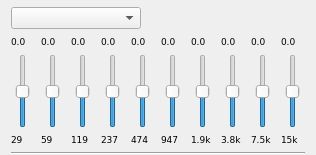
<?xml version="1.0" encoding="UTF-8"?>
<ui version="4.0">
 <class>GUI_Equalizer</class>
 <widget class="PlayerPlugin" name="GUI_Equalizer">
  <property name="geometry">
   <rect>
    <x>0</x>
    <y>0</y>
    <width>312</width>
    <height>155</height>
   </rect>
  </property>
  <property name="windowTitle">
   <string>Form</string>
  </property>
  <layout class="QGridLayout" name="gridLayout">
   <property name="topMargin">
    <number>6</number>
   </property>
   <property name="bottomMargin">
    <number>0</number>
   </property>
   <item row="0" column="0" colspan="10">
    <layout class="QHBoxLayout" name="horizontalLayout">
     <property name="spacing">
      <number>5</number>
     </property>
     <item>
      <widget class="QComboBox" name="combo_presets">
       <property name="minimumSize">
        <size>
         <width>130</width>
         <height>0</height>
        </size>
       </property>
       <property name="maximumSize">
        <size>
         <width>5000</width>
         <height>16777215</height>
        </size>
       </property>
       <property name="focusPolicy">
        <enum>Qt::NoFocus</enum>
       </property>
      </widget>
     </item>
     <item>
      <spacer name="horizontalSpacer">
       <property name="orientation">
        <enum>Qt::Horizontal</enum>
       </property>
       <property name="sizeHint" stdset="0">
        <size>
         <width>40</width>
         <height>20</height>
        </size>
       </property>
      </spacer>
     </item>
     <item>
      <widget class="QPushButton" name="btn_preset">
       <property name="sizePolicy">
        <sizepolicy hsizetype="Fixed" vsizetype="Fixed">
         <horstretch>0</horstretch>
         <verstretch>0</verstretch>
        </sizepolicy>
       </property>
       <property name="minimumSize">
        <size>
         <width>24</width>
         <height>24</height>
        </size>
       </property>
       <property name="maximumSize">
        <size>
         <width>24</width>
         <height>24</height>
        </size>
       </property>
       <property name="focusPolicy">
        <enum>Qt::NoFocus</enum>
       </property>
       <property name="toolTip">
        <string>Save as custom</string>
       </property>
       <property name="text">
        <string notr="true"/>
       </property>
       <property name="iconSize">
        <size>
         <width>18</width>
         <height>18</height>
        </size>
       </property>
       <property name="flat">
        <bool>true</bool>
       </property>
      </widget>
     </item>
    </layout>
   </item>
   <item row="1" column="0">
    <widget class="QLabel" name="label">
     <property name="sizePolicy">
      <sizepolicy hsizetype="MinimumExpanding" vsizetype="Preferred">
       <horstretch>0</horstretch>
       <verstretch>0</verstretch>
      </sizepolicy>
     </property>
     <property name="font">
      <font>
       <family>DejaVu Sans</family>
       <pointsize>7</pointsize>
      </font>
     </property>
     <property name="layoutDirection">
      <enum>Qt::LeftToRight</enum>
     </property>
     <property name="text">
      <string>0.0</string>
     </property>
     <property name="alignment">
      <set>Qt::AlignLeading|Qt::AlignLeft|Qt::AlignVCenter</set>
     </property>
    </widget>
   </item>
   <item row="1" column="1">
    <widget class="QLabel" name="label_2">
     <property name="sizePolicy">
      <sizepolicy hsizetype="MinimumExpanding" vsizetype="Preferred">
       <horstretch>0</horstretch>
       <verstretch>0</verstretch>
      </sizepolicy>
     </property>
     <property name="font">
      <font>
       <family>DejaVu Sans</family>
       <pointsize>7</pointsize>
      </font>
     </property>
     <property name="layoutDirection">
      <enum>Qt::LeftToRight</enum>
     </property>
     <property name="text">
      <string>0.0</string>
     </property>
     <property name="alignment">
      <set>Qt::AlignLeading|Qt::AlignLeft|Qt::AlignVCenter</set>
     </property>
    </widget>
   </item>
   <item row="1" column="2">
    <widget class="QLabel" name="label_3">
     <property name="sizePolicy">
      <sizepolicy hsizetype="MinimumExpanding" vsizetype="Preferred">
       <horstretch>0</horstretch>
       <verstretch>0</verstretch>
      </sizepolicy>
     </property>
     <property name="font">
      <font>
       <family>DejaVu Sans</family>
       <pointsize>7</pointsize>
      </font>
     </property>
     <property name="layoutDirection">
      <enum>Qt::LeftToRight</enum>
     </property>
     <property name="text">
      <string>0.0</string>
     </property>
     <property name="alignment">
      <set>Qt::AlignLeading|Qt::AlignLeft|Qt::AlignVCenter</set>
     </property>
    </widget>
   </item>
   <item row="1" column="3">
    <widget class="QLabel" name="label_4">
     <property name="sizePolicy">
      <sizepolicy hsizetype="MinimumExpanding" vsizetype="Preferred">
       <horstretch>0</horstretch>
       <verstretch>0</verstretch>
      </sizepolicy>
     </property>
     <property name="font">
      <font>
       <family>DejaVu Sans</family>
       <pointsize>7</pointsize>
      </font>
     </property>
     <property name="layoutDirection">
      <enum>Qt::LeftToRight</enum>
     </property>
     <property name="text">
      <string>0.0</string>
     </property>
     <property name="alignment">
      <set>Qt::AlignLeading|Qt::AlignLeft|Qt::AlignVCenter</set>
     </property>
    </widget>
   </item>
   <item row="1" column="4">
    <widget class="QLabel" name="label_5">
     <property name="sizePolicy">
      <sizepolicy hsizetype="MinimumExpanding" vsizetype="Preferred">
       <horstretch>0</horstretch>
       <verstretch>0</verstretch>
      </sizepolicy>
     </property>
     <property name="font">
      <font>
       <family>DejaVu Sans</family>
       <pointsize>7</pointsize>
      </font>
     </property>
     <property name="layoutDirection">
      <enum>Qt::LeftToRight</enum>
     </property>
     <property name="text">
      <string>0.0</string>
     </property>
     <property name="alignment">
      <set>Qt::AlignLeading|Qt::AlignLeft|Qt::AlignVCenter</set>
     </property>
    </widget>
   </item>
   <item row="1" column="5">
    <widget class="QLabel" name="label_6">
     <property name="sizePolicy">
      <sizepolicy hsizetype="MinimumExpanding" vsizetype="Preferred">
       <horstretch>0</horstretch>
       <verstretch>0</verstretch>
      </sizepolicy>
     </property>
     <property name="font">
      <font>
       <family>DejaVu Sans</family>
       <pointsize>7</pointsize>
      </font>
     </property>
     <property name="layoutDirection">
      <enum>Qt::LeftToRight</enum>
     </property>
     <property name="text">
      <string>0.0</string>
     </property>
     <property name="alignment">
      <set>Qt::AlignLeading|Qt::AlignLeft|Qt::AlignVCenter</set>
     </property>
    </widget>
   </item>
   <item row="1" column="6">
    <widget class="QLabel" name="label_7">
     <property name="sizePolicy">
      <sizepolicy hsizetype="MinimumExpanding" vsizetype="Preferred">
       <horstretch>0</horstretch>
       <verstretch>0</verstretch>
      </sizepolicy>
     </property>
     <property name="font">
      <font>
       <family>DejaVu Sans</family>
       <pointsize>7</pointsize>
      </font>
     </property>
     <property name="layoutDirection">
      <enum>Qt::LeftToRight</enum>
     </property>
     <property name="text">
      <string>0.0</string>
     </property>
     <property name="alignment">
      <set>Qt::AlignLeading|Qt::AlignLeft|Qt::AlignVCenter</set>
     </property>
    </widget>
   </item>
   <item row="1" column="7">
    <widget class="QLabel" name="label_8">
     <property name="sizePolicy">
      <sizepolicy hsizetype="MinimumExpanding" vsizetype="Preferred">
       <horstretch>0</horstretch>
       <verstretch>0</verstretch>
      </sizepolicy>
     </property>
     <property name="font">
      <font>
       <family>DejaVu Sans</family>
       <pointsize>7</pointsize>
      </font>
     </property>
     <property name="layoutDirection">
      <enum>Qt::LeftToRight</enum>
     </property>
     <property name="text">
      <string>0.0</string>
     </property>
     <property name="alignment">
      <set>Qt::AlignLeading|Qt::AlignLeft|Qt::AlignVCenter</set>
     </property>
    </widget>
   </item>
   <item row="1" column="8">
    <widget class="QLabel" name="label_9">
     <property name="sizePolicy">
      <sizepolicy hsizetype="MinimumExpanding" vsizetype="Preferred">
       <horstretch>0</horstretch>
       <verstretch>0</verstretch>
      </sizepolicy>
     </property>
     <property name="font">
      <font>
       <family>DejaVu Sans</family>
       <pointsize>7</pointsize>
      </font>
     </property>
     <property name="layoutDirection">
      <enum>Qt::LeftToRight</enum>
     </property>
     <property name="text">
      <string>0.0</string>
     </property>
     <property name="alignment">
      <set>Qt::AlignLeading|Qt::AlignLeft|Qt::AlignVCenter</set>
     </property>
    </widget>
   </item>
   <item row="1" column="9">
    <widget class="QLabel" name="label_10">
     <property name="sizePolicy">
      <sizepolicy hsizetype="MinimumExpanding" vsizetype="Preferred">
       <horstretch>0</horstretch>
       <verstretch>0</verstretch>
      </sizepolicy>
     </property>
     <property name="font">
      <font>
       <family>DejaVu Sans</family>
       <pointsize>7</pointsize>
      </font>
     </property>
     <property name="layoutDirection">
      <enum>Qt::LeftToRight</enum>
     </property>
     <property name="text">
      <string>0.0</string>
     </property>
     <property name="alignment">
      <set>Qt::AlignLeading|Qt::AlignLeft|Qt::AlignVCenter</set>
     </property>
    </widget>
   </item>
   <item row="2" column="0">
    <widget class="QSlider" name="sli_0">
     <property name="sizePolicy">
      <sizepolicy hsizetype="Maximum" vsizetype="Expanding">
       <horstretch>0</horstretch>
       <verstretch>0</verstretch>
      </sizepolicy>
     </property>
     <property name="minimumSize">
      <size>
       <width>24</width>
       <height>65</height>
      </size>
     </property>
     <property name="maximumSize">
      <size>
       <width>24</width>
       <height>5000</height>
      </size>
     </property>
     <property name="minimum">
      <number>-24</number>
     </property>
     <property name="maximum">
      <number>24</number>
     </property>
     <property name="sliderPosition">
      <number>0</number>
     </property>
     <property name="orientation">
      <enum>Qt::Vertical</enum>
     </property>
     <property name="invertedAppearance">
      <bool>false</bool>
     </property>
    </widget>
   </item>
   <item row="2" column="1">
    <widget class="QSlider" name="sli_1">
     <property name="sizePolicy">
      <sizepolicy hsizetype="MinimumExpanding" vsizetype="Expanding">
       <horstretch>0</horstretch>
       <verstretch>0</verstretch>
      </sizepolicy>
     </property>
     <property name="minimumSize">
      <size>
       <width>24</width>
       <height>65</height>
      </size>
     </property>
     <property name="maximumSize">
      <size>
       <width>24</width>
       <height>5000</height>
      </size>
     </property>
     <property name="minimum">
      <number>-24</number>
     </property>
     <property name="maximum">
      <number>24</number>
     </property>
     <property name="sliderPosition">
      <number>0</number>
     </property>
     <property name="orientation">
      <enum>Qt::Vertical</enum>
     </property>
     <property name="invertedAppearance">
      <bool>false</bool>
     </property>
    </widget>
   </item>
   <item row="2" column="2">
    <widget class="QSlider" name="sli_2">
     <property name="sizePolicy">
      <sizepolicy hsizetype="MinimumExpanding" vsizetype="Expanding">
       <horstretch>0</horstretch>
       <verstretch>0</verstretch>
      </sizepolicy>
     </property>
     <property name="minimumSize">
      <size>
       <width>24</width>
       <height>65</height>
      </size>
     </property>
     <property name="maximumSize">
      <size>
       <width>24</width>
       <height>5000</height>
      </size>
     </property>
     <property name="minimum">
      <number>-24</number>
     </property>
     <property name="maximum">
      <number>24</number>
     </property>
     <property name="sliderPosition">
      <number>0</number>
     </property>
     <property name="orientation">
      <enum>Qt::Vertical</enum>
     </property>
     <property name="invertedAppearance">
      <bool>false</bool>
     </property>
    </widget>
   </item>
   <item row="2" column="3">
    <widget class="QSlider" name="sli_3">
     <property name="sizePolicy">
      <sizepolicy hsizetype="MinimumExpanding" vsizetype="Expanding">
       <horstretch>0</horstretch>
       <verstretch>0</verstretch>
      </sizepolicy>
     </property>
     <property name="minimumSize">
      <size>
       <width>24</width>
       <height>65</height>
      </size>
     </property>
     <property name="maximumSize">
      <size>
       <width>24</width>
       <height>5000</height>
      </size>
     </property>
     <property name="minimum">
      <number>-24</number>
     </property>
     <property name="maximum">
      <number>24</number>
     </property>
     <property name="sliderPosition">
      <number>0</number>
     </property>
     <property name="orientation">
      <enum>Qt::Vertical</enum>
     </property>
     <property name="invertedAppearance">
      <bool>false</bool>
     </property>
    </widget>
   </item>
   <item row="2" column="4">
    <widget class="QSlider" name="sli_4">
     <property name="sizePolicy">
      <sizepolicy hsizetype="MinimumExpanding" vsizetype="Expanding">
       <horstretch>0</horstretch>
       <verstretch>0</verstretch>
      </sizepolicy>
     </property>
     <property name="minimumSize">
      <size>
       <width>24</width>
       <height>65</height>
      </size>
     </property>
     <property name="maximumSize">
      <size>
       <width>24</width>
       <height>5000</height>
      </size>
     </property>
     <property name="minimum">
      <number>-24</number>
     </property>
     <property name="maximum">
      <number>24</number>
     </property>
     <property name="sliderPosition">
      <number>0</number>
     </property>
     <property name="orientation">
      <enum>Qt::Vertical</enum>
     </property>
     <property name="invertedAppearance">
      <bool>false</bool>
     </property>
    </widget>
   </item>
   <item row="2" column="6">
    <widget class="QSlider" name="sli_6">
     <property name="sizePolicy">
      <sizepolicy hsizetype="MinimumExpanding" vsizetype="Expanding">
       <horstretch>0</horstretch>
       <verstretch>0</verstretch>
      </sizepolicy>
     </property>
     <property name="minimumSize">
      <size>
       <width>24</width>
       <height>65</height>
      </size>
     </property>
     <property name="maximumSize">
      <size>
       <width>24</width>
       <height>5000</height>
      </size>
     </property>
     <property name="minimum">
      <number>-24</number>
     </property>
     <property name="maximum">
      <number>24</number>
     </property>
     <property name="sliderPosition">
      <number>0</number>
     </property>
     <property name="orientation">
      <enum>Qt::Vertical</enum>
     </property>
     <property name="invertedAppearance">
      <bool>false</bool>
     </property>
    </widget>
   </item>
   <item row="2" column="7">
    <widget class="QSlider" name="sli_7">
     <property name="sizePolicy">
      <sizepolicy hsizetype="MinimumExpanding" vsizetype="Expanding">
       <horstretch>0</horstretch>
       <verstretch>0</verstretch>
      </sizepolicy>
     </property>
     <property name="minimumSize">
      <size>
       <width>24</width>
       <height>65</height>
      </size>
     </property>
     <property name="maximumSize">
      <size>
       <width>24</width>
       <height>5000</height>
      </size>
     </property>
     <property name="minimum">
      <number>-24</number>
     </property>
     <property name="maximum">
      <number>24</number>
     </property>
     <property name="sliderPosition">
      <number>0</number>
     </property>
     <property name="orientation">
      <enum>Qt::Vertical</enum>
     </property>
     <property name="invertedAppearance">
      <bool>false</bool>
     </property>
    </widget>
   </item>
   <item row="2" column="8">
    <widget class="QSlider" name="sli_8">
     <property name="sizePolicy">
      <sizepolicy hsizetype="MinimumExpanding" vsizetype="Expanding">
       <horstretch>0</horstretch>
       <verstretch>0</verstretch>
      </sizepolicy>
     </property>
     <property name="minimumSize">
      <size>
       <width>24</width>
       <height>65</height>
      </size>
     </property>
     <property name="maximumSize">
      <size>
       <width>24</width>
       <height>5000</height>
      </size>
     </property>
     <property name="minimum">
      <number>-24</number>
     </property>
     <property name="maximum">
      <number>24</number>
     </property>
     <property name="sliderPosition">
      <number>0</number>
     </property>
     <property name="orientation">
      <enum>Qt::Vertical</enum>
     </property>
     <property name="invertedAppearance">
      <bool>false</bool>
     </property>
    </widget>
   </item>
   <item row="2" column="9">
    <widget class="QSlider" name="sli_9">
     <property name="sizePolicy">
      <sizepolicy hsizetype="MinimumExpanding" vsizetype="Expanding">
       <horstretch>0</horstretch>
       <verstretch>5</verstretch>
      </sizepolicy>
     </property>
     <property name="minimumSize">
      <size>
       <width>24</width>
       <height>65</height>
      </size>
     </property>
     <property name="maximumSize">
      <size>
       <width>24</width>
       <height>5000</height>
      </size>
     </property>
     <property name="sizeIncrement">
      <size>
       <width>0</width>
       <height>0</height>
      </size>
     </property>
     <property name="layoutDirection">
      <enum>Qt::LeftToRight</enum>
     </property>
     <property name="minimum">
      <number>-24</number>
     </property>
     <property name="maximum">
      <number>24</number>
     </property>
     <property name="sliderPosition">
      <number>0</number>
     </property>
     <property name="orientation">
      <enum>Qt::Vertical</enum>
     </property>
     <property name="invertedAppearance">
      <bool>false</bool>
     </property>
     <property name="tickPosition">
      <enum>QSlider::NoTicks</enum>
     </property>
    </widget>
   </item>
   <item row="4" column="0">
    <widget class="QLabel" name="label_11">
     <property name="sizePolicy">
      <sizepolicy hsizetype="MinimumExpanding" vsizetype="Preferred">
       <horstretch>0</horstretch>
       <verstretch>0</verstretch>
      </sizepolicy>
     </property>
     <property name="font">
      <font>
       <family>DejaVu Sans</family>
       <pointsize>7</pointsize>
      </font>
     </property>
     <property name="text">
      <string>29</string>
     </property>
     <property name="alignment">
      <set>Qt::AlignLeading|Qt::AlignLeft|Qt::AlignVCenter</set>
     </property>
    </widget>
   </item>
   <item row="4" column="1">
    <widget class="QLabel" name="label_12">
     <property name="sizePolicy">
      <sizepolicy hsizetype="MinimumExpanding" vsizetype="Preferred">
       <horstretch>0</horstretch>
       <verstretch>0</verstretch>
      </sizepolicy>
     </property>
     <property name="font">
      <font>
       <family>DejaVu Sans</family>
       <pointsize>7</pointsize>
      </font>
     </property>
     <property name="text">
      <string>59</string>
     </property>
     <property name="alignment">
      <set>Qt::AlignLeading|Qt::AlignLeft|Qt::AlignVCenter</set>
     </property>
    </widget>
   </item>
   <item row="4" column="2">
    <widget class="QLabel" name="label_13">
     <property name="sizePolicy">
      <sizepolicy hsizetype="MinimumExpanding" vsizetype="Preferred">
       <horstretch>0</horstretch>
       <verstretch>0</verstretch>
      </sizepolicy>
     </property>
     <property name="font">
      <font>
       <family>DejaVu Sans</family>
       <pointsize>7</pointsize>
      </font>
     </property>
     <property name="text">
      <string>119</string>
     </property>
     <property name="alignment">
      <set>Qt::AlignLeading|Qt::AlignLeft|Qt::AlignVCenter</set>
     </property>
    </widget>
   </item>
   <item row="4" column="3">
    <widget class="QLabel" name="label_14">
     <property name="sizePolicy">
      <sizepolicy hsizetype="MinimumExpanding" vsizetype="Preferred">
       <horstretch>0</horstretch>
       <verstretch>0</verstretch>
      </sizepolicy>
     </property>
     <property name="font">
      <font>
       <family>DejaVu Sans</family>
       <pointsize>7</pointsize>
      </font>
     </property>
     <property name="text">
      <string>237</string>
     </property>
     <property name="alignment">
      <set>Qt::AlignLeading|Qt::AlignLeft|Qt::AlignVCenter</set>
     </property>
    </widget>
   </item>
   <item row="4" column="4">
    <widget class="QLabel" name="label_15">
     <property name="sizePolicy">
      <sizepolicy hsizetype="MinimumExpanding" vsizetype="Preferred">
       <horstretch>0</horstretch>
       <verstretch>0</verstretch>
      </sizepolicy>
     </property>
     <property name="font">
      <font>
       <family>DejaVu Sans</family>
       <pointsize>7</pointsize>
      </font>
     </property>
     <property name="text">
      <string>474</string>
     </property>
     <property name="alignment">
      <set>Qt::AlignLeading|Qt::AlignLeft|Qt::AlignVCenter</set>
     </property>
    </widget>
   </item>
   <item row="4" column="5">
    <widget class="QLabel" name="label_16">
     <property name="sizePolicy">
      <sizepolicy hsizetype="MinimumExpanding" vsizetype="Preferred">
       <horstretch>0</horstretch>
       <verstretch>0</verstretch>
      </sizepolicy>
     </property>
     <property name="font">
      <font>
       <family>DejaVu Sans</family>
       <pointsize>7</pointsize>
      </font>
     </property>
     <property name="text">
      <string>947</string>
     </property>
     <property name="alignment">
      <set>Qt::AlignLeading|Qt::AlignLeft|Qt::AlignVCenter</set>
     </property>
    </widget>
   </item>
   <item row="4" column="6">
    <widget class="QLabel" name="label_17">
     <property name="sizePolicy">
      <sizepolicy hsizetype="MinimumExpanding" vsizetype="Preferred">
       <horstretch>0</horstretch>
       <verstretch>0</verstretch>
      </sizepolicy>
     </property>
     <property name="font">
      <font>
       <family>DejaVu Sans</family>
       <pointsize>7</pointsize>
      </font>
     </property>
     <property name="text">
      <string>1.9k</string>
     </property>
     <property name="alignment">
      <set>Qt::AlignLeading|Qt::AlignLeft|Qt::AlignVCenter</set>
     </property>
    </widget>
   </item>
   <item row="4" column="7">
    <widget class="QLabel" name="label_18">
     <property name="sizePolicy">
      <sizepolicy hsizetype="MinimumExpanding" vsizetype="Preferred">
       <horstretch>0</horstretch>
       <verstretch>0</verstretch>
      </sizepolicy>
     </property>
     <property name="font">
      <font>
       <family>DejaVu Sans</family>
       <pointsize>7</pointsize>
      </font>
     </property>
     <property name="text">
      <string>3.8k</string>
     </property>
     <property name="alignment">
      <set>Qt::AlignLeading|Qt::AlignLeft|Qt::AlignVCenter</set>
     </property>
    </widget>
   </item>
   <item row="4" column="8">
    <widget class="QLabel" name="label_19">
     <property name="sizePolicy">
      <sizepolicy hsizetype="MinimumExpanding" vsizetype="Preferred">
       <horstretch>0</horstretch>
       <verstretch>0</verstretch>
      </sizepolicy>
     </property>
     <property name="font">
      <font>
       <family>DejaVu Sans</family>
       <pointsize>7</pointsize>
      </font>
     </property>
     <property name="text">
      <string>7.5k</string>
     </property>
     <property name="alignment">
      <set>Qt::AlignLeading|Qt::AlignLeft|Qt::AlignVCenter</set>
     </property>
    </widget>
   </item>
   <item row="4" column="9">
    <widget class="QLabel" name="label_20">
     <property name="sizePolicy">
      <sizepolicy hsizetype="MinimumExpanding" vsizetype="Preferred">
       <horstretch>0</horstretch>
       <verstretch>0</verstretch>
      </sizepolicy>
     </property>
     <property name="font">
      <font>
       <family>DejaVu Sans</family>
       <pointsize>7</pointsize>
      </font>
     </property>
     <property name="text">
      <string>15k</string>
     </property>
     <property name="alignment">
      <set>Qt::AlignLeading|Qt::AlignLeft|Qt::AlignVCenter</set>
     </property>
    </widget>
   </item>
   <item row="5" column="0" colspan="10">
    <widget class="Line" name="line">
     <property name="orientation">
      <enum>Qt::Horizontal</enum>
     </property>
    </widget>
   </item>
   <item row="2" column="5">
    <widget class="QSlider" name="sli_5">
     <property name="sizePolicy">
      <sizepolicy hsizetype="MinimumExpanding" vsizetype="Expanding">
       <horstretch>0</horstretch>
       <verstretch>0</verstretch>
      </sizepolicy>
     </property>
     <property name="minimumSize">
      <size>
       <width>24</width>
       <height>65</height>
      </size>
     </property>
     <property name="maximumSize">
      <size>
       <width>24</width>
       <height>5000</height>
      </size>
     </property>
     <property name="minimum">
      <number>-24</number>
     </property>
     <property name="maximum">
      <number>24</number>
     </property>
     <property name="sliderPosition">
      <number>0</number>
     </property>
     <property name="orientation">
      <enum>Qt::Vertical</enum>
     </property>
     <property name="invertedAppearance">
      <bool>false</bool>
     </property>
    </widget>
   </item>
  </layout>
 </widget>
 <customwidgets>
  <customwidget>
   <class>PlayerPlugin</class>
   <extends>QWidget</extends>
   <header>PlayerPlugin/PlayerPlugin.h</header>
   <container>1</container>
  </customwidget>
 </customwidgets>
 <resources/>
 <connections/>
</ui>
